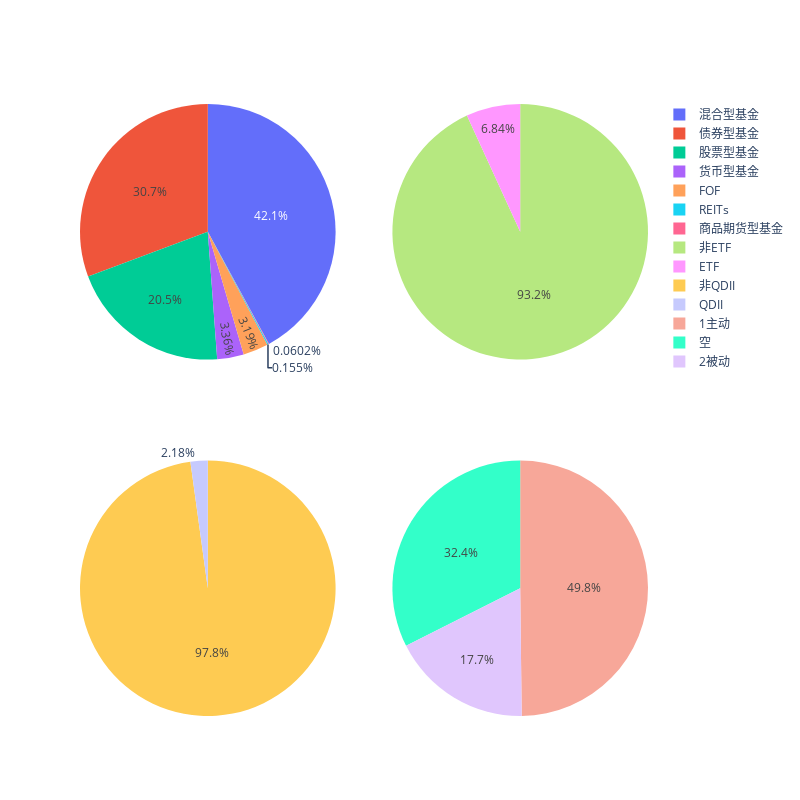

Write notebook code for a chart like this one.
### Markdown cell above
<span style="color: red">`Symbol`/`FrontendCode` not available</span>

### Code cell
specs = [[{'type':'domain'}, {'type':'domain'}], [{'type':'domain'}, {'type':'domain'}]]
fig = make_subplots(rows=2, cols=2, specs=specs)
fig.add_trace(go.Pie(labels=maininfo.Category.value_counts().index, values=maininfo.Category.value_counts().values), 1, 1)

# IsETF [是否ETF] - 1=是；2=否
fig.add_trace(go.Pie(labels=maininfo.replace([1, 2], ['ETF', '非ETF'])\
    .IsETF.value_counts().index, values=maininfo.IsETF.value_counts().values), 1, 2)

# IsQDII [是否QDII] - 1=是；2=否
fig.add_trace(go.Pie(labels=maininfo.replace([1, 2], ['QDII', '非QDII'])\
    .IsQDII.value_counts().index, values=maininfo.IsQDII.value_counts().values), 2, 1)
    
# IsActiveOrPassive [主动标识] - 1=主动；2=被动
fig.add_trace(go.Pie(labels=maininfo.replace([1, 2, np.nan], ['1主动', '2被动', '空'])\
    .IsActiveOrPassive.value_counts().index, values=maininfo.replace([1, 2, np.nan], ['1主动', '2被动', '空']).IsActiveOrPassive.value_counts().values), 2, 2)
fig.update_layout(width=800, height=800)

### Figure 1 — Plotly figure (JSON) as saved in the notebook; plotly's stock layout.template omitted (floating-point values rounded to 4 significant figures)
{"data": [{"domain": {"x": [0, 0.45], "y": [0.575, 1]}, "labels": ["混合型基金", "债券型基金", "股票型基金", "货币型基金", "FOF", "REITs", "商品期货型基金"], "type": "pie", "values": [4891, 3570, 2381, 391, 371, 18, 7]}, {"domain": {"x": [0.55, 1], "y": [0.575, 1]}, "labels": ["非ETF", "ETF"], "type": "pie", "values": [10833, 796]}, {"domain": {"x": [0, 0.45], "y": [0, 0.425]}, "labels": ["非QDII", "QDII"], "type": "pie", "values": [11376, 253]}, {"domain": {"x": [0.55, 1], "y": [0, 0.425]}, "labels": ["1主动", "空", "2被动"], "type": "pie", "values": [5793, 3773, 2063]}], "layout": {"height": 800, "width": 800}}
